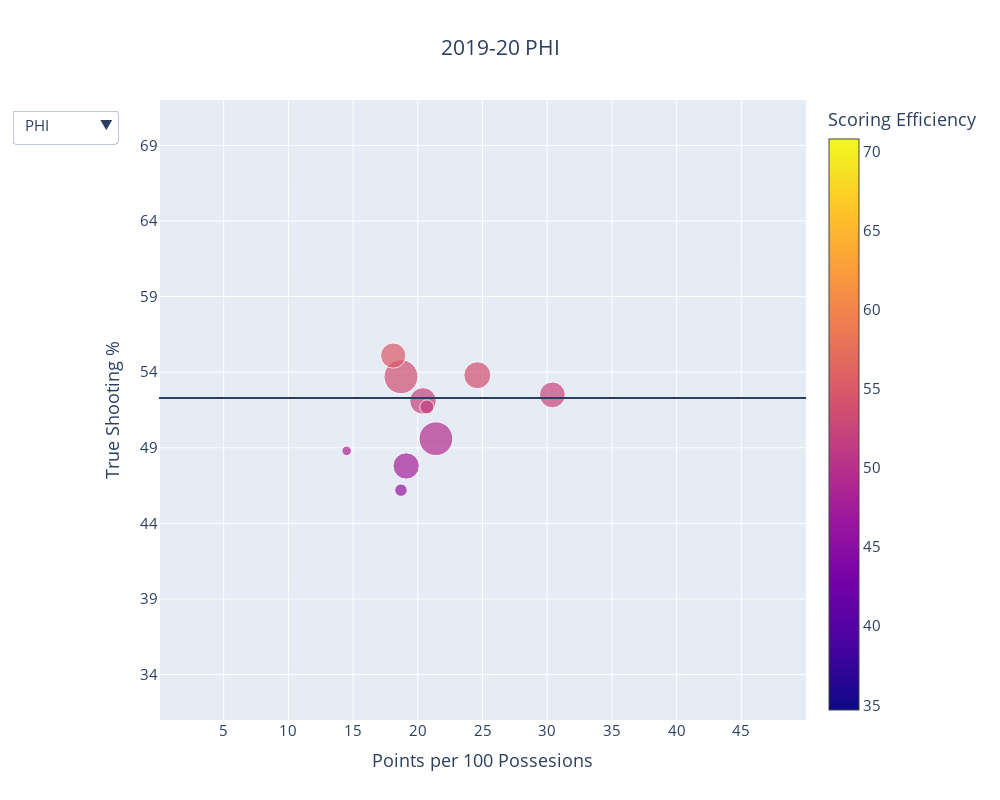

Notebook code cell kept with this figure:
### Code cell
fig = season_graph(tables[2],seasons[2],104.6)
fig.show()
